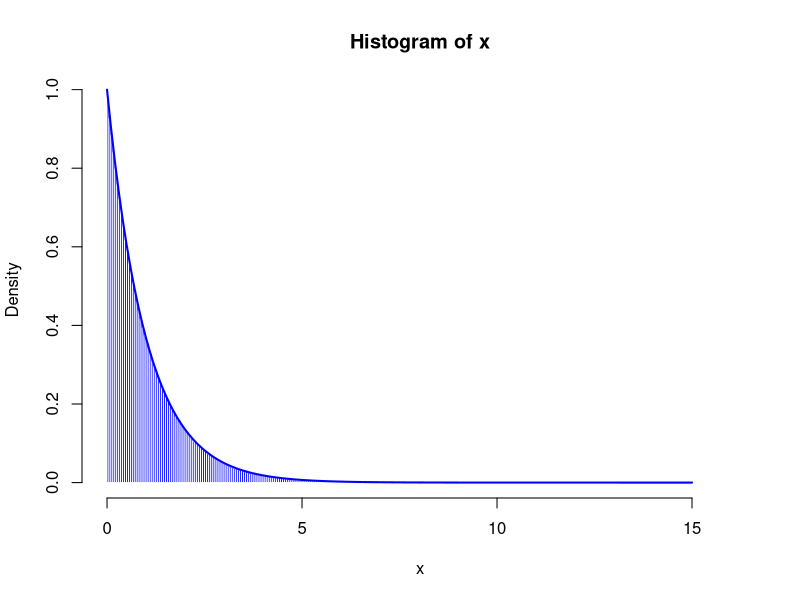

Here is the R script that generated this plot:
set.seed(1)
x <- rexp(1000000) # simulated lifetime of 1000000 batteries 
hist(x, nclass = 250, probability=TRUE, border="white", col="blue")
t <- seq(0,15,by=.1)
points(t,dexp(t),type="l",col="blue",lwd=2)
